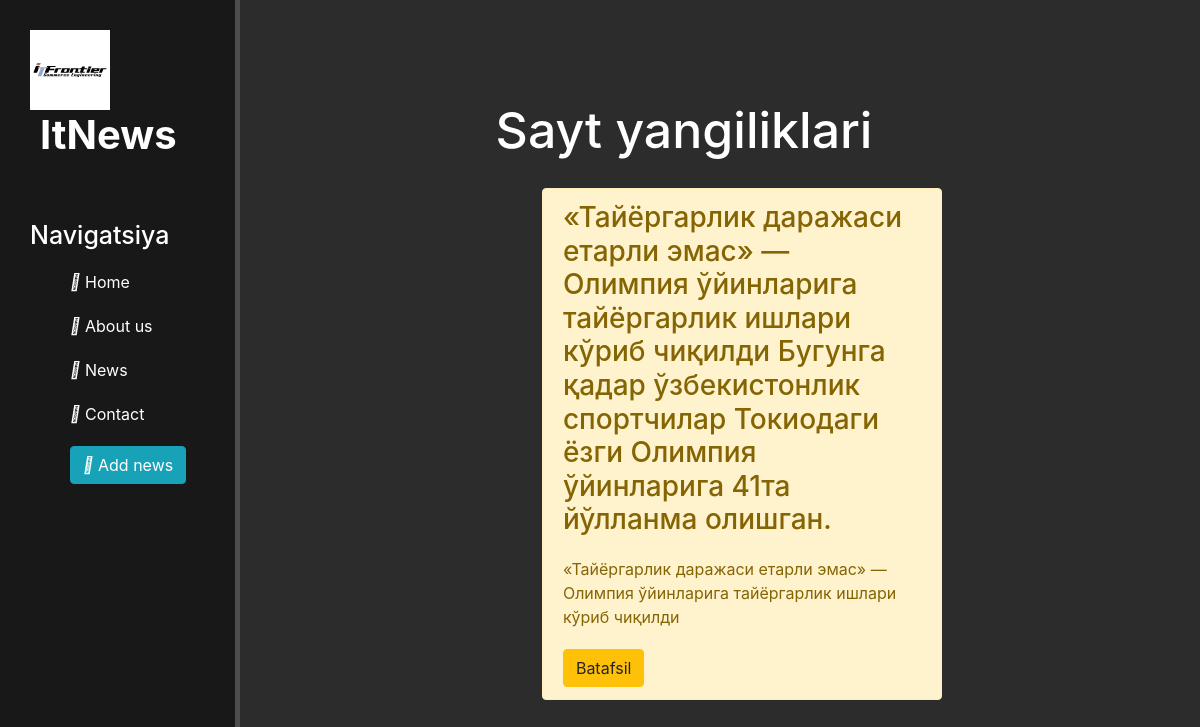
Page /news/ on the committed database.
### news/models.py (models this page shows, shortened)
class Articles(models.Model):
    title = models.CharField(max_length=255, verbose_name='Title news')
    anons = models.CharField(max_length=250, verbose_name='Anons site')
    full_text = models.TextField(verbose_name='Article')
    date = models.DateTimeField(verbose_name='Time')
    class Meta:
        verbose_name = "News"
        verbose_name_plural = "News"

### news/views.py (the view)
# urls.py: path('', views.news_home, name="news_home"),
def news_home(request):
    news = Articles.objects.order_by('-date')
    return render(request, 'news/news_home.html', {'news': news})

### news/templates/news/news_home.html (shortened to what this page needs)
{% extends 'main/layout.html' %}
    {% block content %}
    <div class="features">
        <h1>Sayt yangiliklari</h1>
        {% if news %}
        {% for data in news %}
            <div class="alert alert-warning">
                <h3> {{ data.title }} </h3>
                <p> {{ data.anons }} </p>
                <a href="{% url 'news-detail' data.id %}" class="btn btn-warning" > Batafsil </a>
            </div>
        {% endfor %}
        {% else %}
        <p> No  news </p>
        {% endif %}
    </div>
    {% endblock content %}

### main/templates/main/layout.html (shortened to what this page needs)
{% load static %}
<!DOCTYPE html>
<html lang="en">
<head>
    <link rel="stylesheet" href="{% static 'main/css/bootstrap.min.css' %}">
    <link href="https://maxcdn.bootstrapcdn.com/font-awesome/4.6.3/css/font-awesome.min.css" rel="stylesheet" />
    <link rel="stylesheet" href="{% static 'main/css/main.css' %}">
</head>
<body>
    <aside>
        <img src="{% static 'main/img/it-frontier.svg' %}" alt="Logo">
        <span class="logo">ItNews</span>
        <h3>Navigatsiya</h3>
        <ul>
            <a href="{% url 'home' %}"> <li> <i class="fas fa-home"></i> Home </li></a>
            <a href="{% url 'about' %}"> <li> <i class="fas fa-address-card"></i> About us  </li></a>
            <a href="{% url 'news_home' %}"> <li> <i class="fas fa-address-card"></i> News  </li></a>
            <a href=""> <li> <i class="fas fa-paper-plane"></i> Contact  </li></a>
            <a href="{% url 'create' %}"><li><button class="btn btn-info"><i class="fas fa-plus-circle"></i> Add news </button></li></a>
        </ul>
    </aside>
    <main>
        {% block content %}
        {% endblock content %}
    </main>
</body>
</html>

### main/static/main/css/main.css (style rules this page uses)
body { background-color: #2c2c2c; }
aside { float:left; background: #181818; width: 20%; padding: 2.5%; height: 100vh; color: #ffffff; border-right: 5px solid #4d4d4d; }
aside img { width:80px; float: left; }
aside .logo { font-size: 40px; margin-left: 10px; font-weight: bold; position: relative; top: -5px; }
aside h3 { margin-top: 50px; font-size: 25px; }
aside ul { list-style: none; }
aside ul li { color: #ffffff; display: block; margin-top: 20px; transform: all .6s ease; }
main .features { float: left; color: #ffffff; margin-top: 100px; text-align: center; width: 74%; }
main .features h1 { font-size: 50px; }
main .features p { max-width: 400px; margin: 20px auto; }
.alert-warning { float:left; clear: both; width: 400px; margin: 20px 34%; text-align: left; }

### rows in the picture
Articles: title "«Тайёргарлик даражаси етарли эмас» — Олимпия ўйинларига тайёргарлик ишлари кўриб чиқилди Бугунга қадар ўзбекистонлик спортчилар Токиодаги ёзги Олимпия ўйинларига 41та йўлланма олишган.", anons "«Тайёргарлик даражаси етарли эмас» — Олимпия ўйинларига тайёргарлик ишлари кўриб чиқилди"
